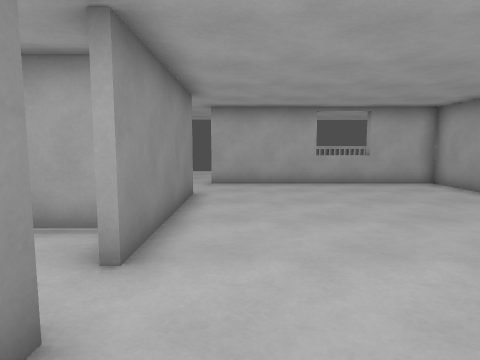
View 1 (above)

16 first-person views from a walk through a 3-D level made in the Godot game engine. The camera is 1.4 m above the floor, tilts 6° down and sees 75° across. The floor is counted in squares, 1 m on a side. Each view is taken from the middle of a square. On the plan, view 1 faces up. The plan holds only what a view shows up to about 14 squares ahead; the rest is blank.

View 2
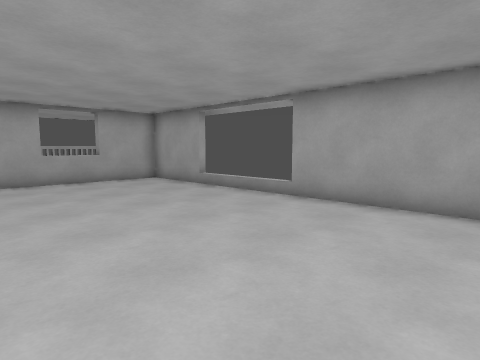

View 3
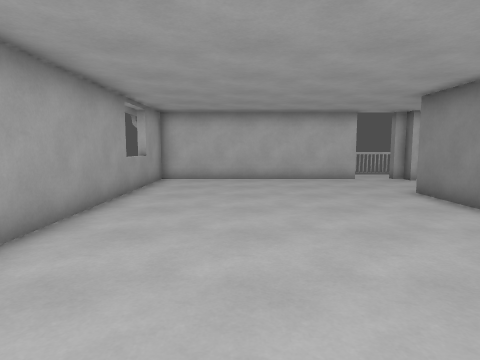

View 4
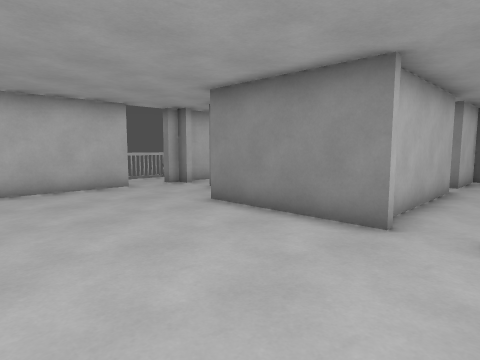

View 5
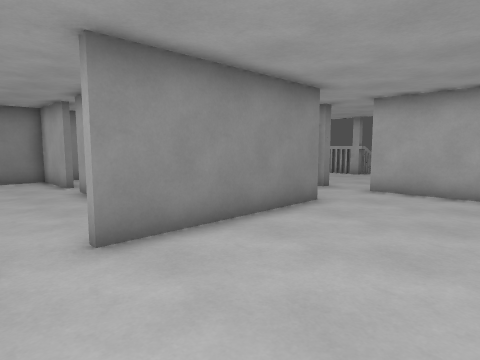

View 6
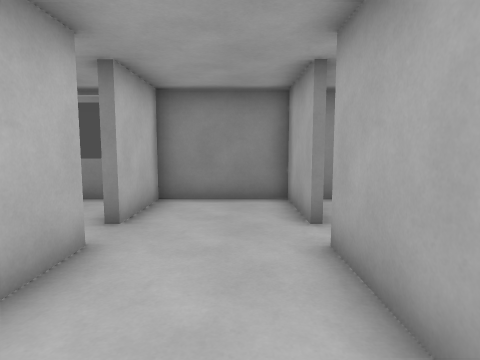

View 7
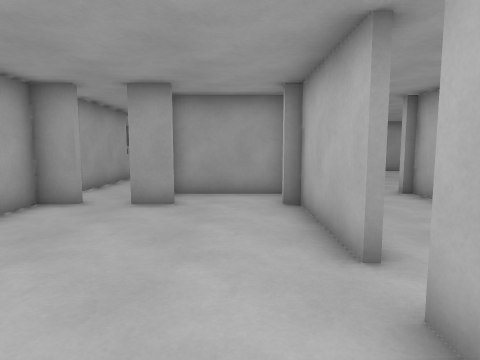

View 8
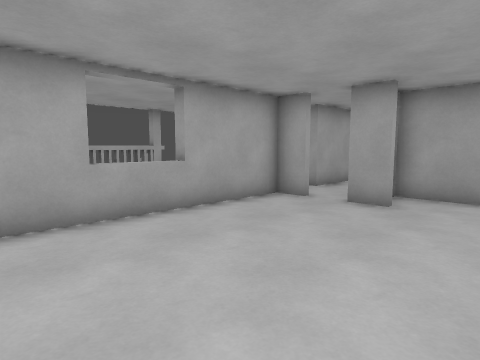

View 9
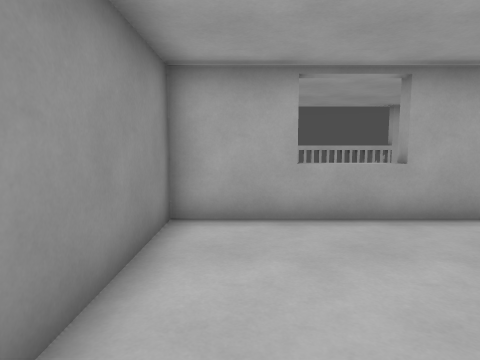

View 10
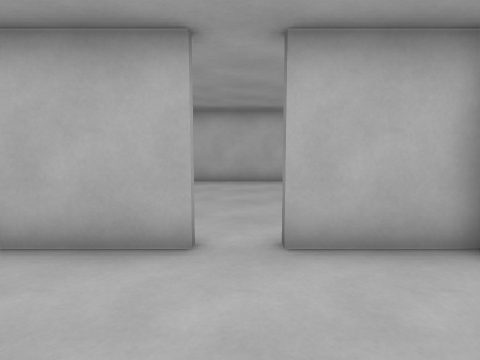

View 11
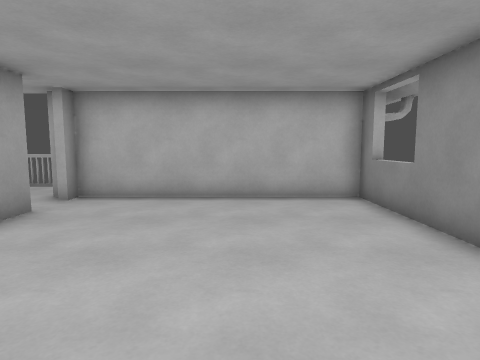

View 12
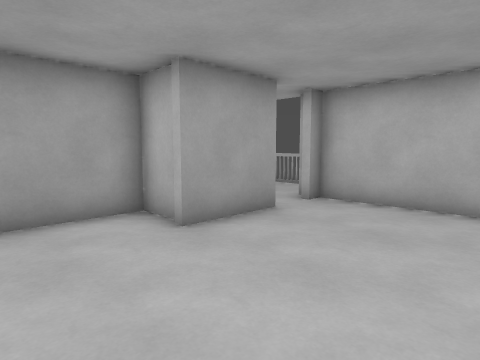

View 13
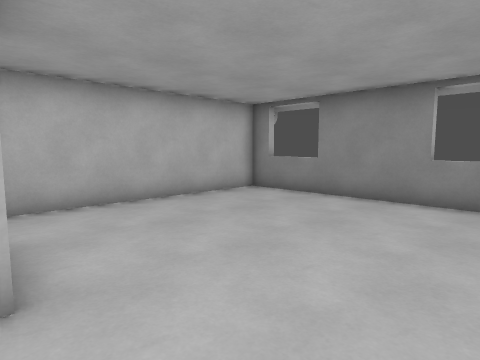

View 14
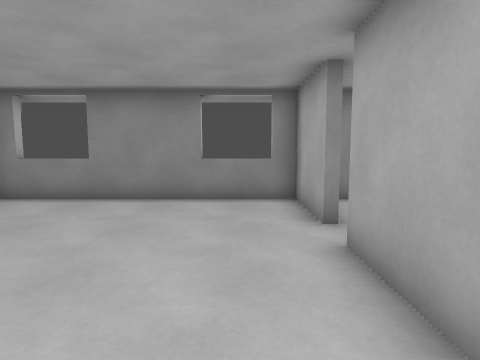

View 15
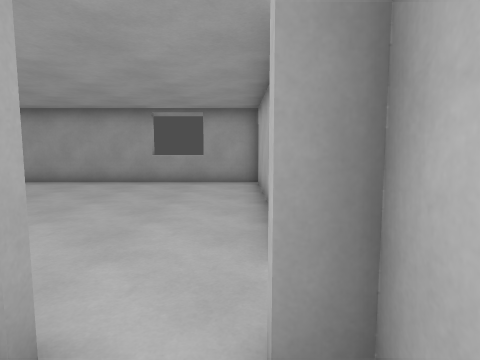

View 16
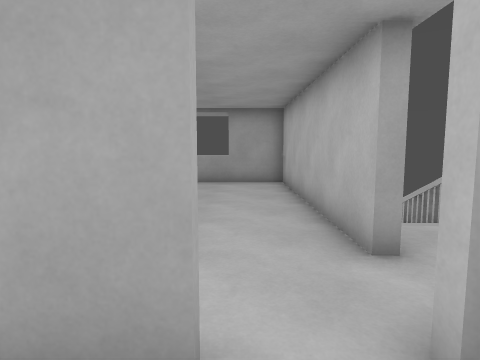

### Floor plan
Ten units are one square. View 1 is at (0, 0); x grows to the right and y downward. Boxes are objects, and circles mark ways between rooms. Rooms are numbered by the first view taken in them; rooms with no view inside come last. Other rooms are left out.
<svg viewBox="-123 -130 208 205">
<path fill="none" stroke="#000" d="M-14 -21 -14 26M74 -87 74 -120 -11 -120 -11 -124M-14 -94 -14 -35M-11 67 74 67 74 -44M-32 61 -32 67 -28 67M-28 -125 -28 -120M-85 -53 -114 -53 -114 -18 -85 -18M-74 -18 -16 -18M-24 -53 -74 -53M-74 -55 -34 -55 -34 -60M-92 -55 -85 -55M-34 -86 -34 -98M-68 -119 -68 -125M-34 -109 -34 -120 -114 -120 -114 -62M-17 -56 -17 -91M-85 -15 -114 -15 -114 67 -34 67 -34 61M-30 23 -17 23 -17 -2M-48 -15 -74 -15M-34 49 -34 21M-118 10 -112 10M-118 60 -112 60"/>
<circle cx="-10" cy="-30" r="3" fill="#2a7"/>
<circle cx="-30" cy="-100" r="3" fill="#2a7"/>
<circle cx="-30" cy="55" r="3" fill="#2a7"/>
<circle cx="-80" cy="-50" r="3" fill="#2a7"/>
<circle cx="-80" cy="-20" r="3" fill="#2a7"/>
<text x="30" y="-30">1</text>
<text x="-70" y="-40">2</text>
<text x="-70" y="-80">3</text>
<text x="-70" y="20">4</text>
</svg>
Room 1 opens to room 2. Room 1 opens to room 3. Room 1 opens to room 4. Room 2 opens to room 3. Room 2 opens to room 4.

Where each view was taken, in squares from view 1:
view 1: 0 up, 0 right, facing up
view 2: 1 down, 0 right, facing up-right
view 3: 7 up, 4 right, facing down
view 4: 4 up, 4 right, facing down-left
view 5: 2 up, 3 right, facing up-left
view 6: 4 up, 3 left, facing left
view 7: 7 up, 11 left, facing right
view 8: 6 up, 11 left, facing up-right
view 9: 6 up, 10 left, facing up
view 10: 6 up, 8 left, facing down
view 11: 2 up, 8 left, facing down
view 12: 1 up, 8 left, facing down-right
view 13: 1 up, 3 left, facing down-left
view 14: 0 up, 3 left, facing left
view 15: 6 down, 5 left, facing right
view 16: 5 down, 5 left, facing right
